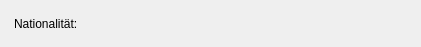
     <widget class="QWidget" name="layoutWidget">
      <property name="geometry">
       <rect>
        <x>20</x>
        <y>137</y>
        <width>421</width>
        <height>31</height>
       </rect>
      </property>
      <layout class="QHBoxLayout" name="horizontalLayout_7" stretch="0,0,0,0,0,0,0,0,0">
       <property name="sizeConstraint">
        <enum>QLayout::SetMinimumSize</enum>
       </property>
       <item>
        <widget class="QLabel" name="lnlnation">
         <property name="minimumSize">
          <size>
           <width>65</width>
           <height>25</height>
          </size>
         </property>
         <property name="maximumSize">
          <size>
           <width>65</width>
           <height>25</height>
          </size>
         </property>
         <property name="text">
          <string>Nationalität:</string>
         </property>
        </widget>
       </item>
       <item>
        <widget class="QPushButton" name="Btn_nations_edititem">
         <property name="sizePolicy">
          <sizepolicy hsizetype="Preferred" vsizetype="Preferred">
           <horstretch>1</horstretch>
           <verstretch>0</verstretch>
          </sizepolicy>
         </property>
         <property name="minimumSize">
          <size>
           <width>25</width>
           <height>25</height>
          </size>
         </property>
         <property name="maximumSize">
          <size>
           <width>25</width>
           <height>25</height>
          </size>
         </property>
         <property name="toolTip">
          <string>Editiere von Nationalität</string>
         </property>
         <property name="styleSheet">
          <string notr="true"/>
         </property>
         <property name="text">
          <string/>
         </property>
         <property name="icon">
          <iconset resource="../resource_collection_files/buttons.qrc">
           <normaloff>:/Buttons/_buttons/stift-25.png</normaloff>:/Buttons/_buttons/stift-25.png</iconset>
         </property>
         <property name="iconSize">
          <size>
           <width>25</width>
           <height>25</height>
          </size>
         </property>
         <property name="flat">
          <bool>true</bool>
         </property>
        </widget>
       </item>
       <item>
        <widget class="QLabel" name="lbl_performer_nation_1">
         <property name="sizePolicy">
          <sizepolicy hsizetype="Preferred" vsizetype="Preferred">
           <horstretch>0</horstretch>
           <verstretch>0</verstretch>
          </sizepolicy>
         </property>
         <property name="minimumSize">
          <size>
           <width>33</width>
           <height>25</height>
          </size>
         </property>
         <property name="maximumSize">
          <size>
           <width>33</width>
           <height>25</height>
          </size>
         </property>
         <property name="autoFillBackground">
          <bool>false</bool>
         </property>
         <property name="styleSheet">
          <string notr="true"/>
         </property>
         <property name="text">
          <string/>
         </property>
         <property name="scaledContents">
          <bool>false</bool>
         </property>
        </widget>
       </item>
       <item>
        <widget class="QLabel" name="lbl_performer_nation_2">
         <property name="sizePolicy">
          <sizepolicy hsizetype="Preferred" vsizetype="Preferred">
           <horstretch>0</horstretch>
           <verstretch>0</verstretch>
          </sizepolicy>
         </property>
         <property name="minimumSize">
          <size>
           <width>33</width>
           <height>25</height>
          </size>
         </property>
         <property name="maximumSize">
          <size>
           <width>33</width>
           <height>25</height>
          </size>
         </property>
         <property name="styleSheet">
          <string notr="true"/>
         </property>
         <property name="text">
          <string/>
         </property>
        </widget>
       </item>
       <item>
        <widget class="QLabel" name="lbl_performer_nation_3">
         <property name="sizePolicy">
          <sizepolicy hsizetype="Preferred" vsizetype="Preferred">
           <horstretch>0</horstretch>
           <verstretch>0</verstretch>
          </sizepolicy>
         </property>
         <property name="minimumSize">
          <size>
           <width>33</width>
           <height>25</height>
          </size>
         </property>
         <property name="maximumSize">
          <size>
           <width>33</width>
           <height>25</height>
          </size>
         </property>
         <property name="styleSheet">
          <string notr="true"/>
         </property>
         <property name="text">
          <string/>
         </property>
        </widget>
       </item>
       <item>
        <widget class="QLabel" name="lbl_performer_nation_4">
         <property name="sizePolicy">
          <sizepolicy hsizetype="Preferred" vsizetype="Preferred">
           <horstretch>0</horstretch>
           <verstretch>0</verstretch>
          </sizepolicy>
         </property>
         <property name="minimumSize">
          <size>
           <width>33</width>
           <height>25</height>
          </size>
         </property>
         <property name="maximumSize">
          <size>
           <width>33</width>
           <height>25</height>
          </size>
         </property>
         <property name="styleSheet">
          <string notr="true"/>
         </property>
         <property name="text">
          <string/>
         </property>
        </widget>
       </item>
       <item>
        <widget class="QLabel" name="lbl_performer_nation_5">
         <property name="sizePolicy">
          <sizepolicy hsizetype="Preferred" vsizetype="Preferred">
           <horstretch>0</horstretch>
           <verstretch>0</verstretch>
          </sizepolicy>
         </property>
         <property name="minimumSize">
          <size>
           <width>33</width>
           <height>25</height>
          </size>
         </property>
         <property name="maximumSize">
          <size>
           <width>33</width>
           <height>25</height>
          </size>
         </property>
         <property name="styleSheet">
          <string notr="true"/>
         </property>
         <property name="text">
          <string/>
         </property>
        </widget>
       </item>
       <item>
        <widget class="QLabel" name="lbl_performer_nation_6">
         <property name="sizePolicy">
          <sizepolicy hsizetype="Preferred" vsizetype="Preferred">
           <horstretch>0</horstretch>
           <verstretch>0</verstretch>
          </sizepolicy>
         </property>
         <property name="minimumSize">
          <size>
           <width>33</width>
           <height>25</height>
          </size>
         </property>
         <property name="maximumSize">
          <size>
           <width>33</width>
           <height>25</height>
          </size>
         </property>
         <property name="styleSheet">
          <string notr="true"/>
         </property>
         <property name="text">
          <string/>
         </property>
        </widget>
       </item>
       <item>
        <widget class="QLabel" name="lbl_performer_nation_7">
         <property name="sizePolicy">
          <sizepolicy hsizetype="Preferred" vsizetype="Preferred">
           <horstretch>0</horstretch>
           <verstretch>0</verstretch>
          </sizepolicy>
         </property>
         <property name="minimumSize">
          <size>
           <width>33</width>
           <height>25</height>
          </size>
         </property>
         <property name="maximumSize">
          <size>
           <width>33</width>
           <height>25</height>
          </size>
         </property>
         <property name="styleSheet">
          <string notr="true"/>
         </property>
         <property name="text">
          <string/>
         </property>
        </widget>
       </item>
      </layout>
     </widget>
